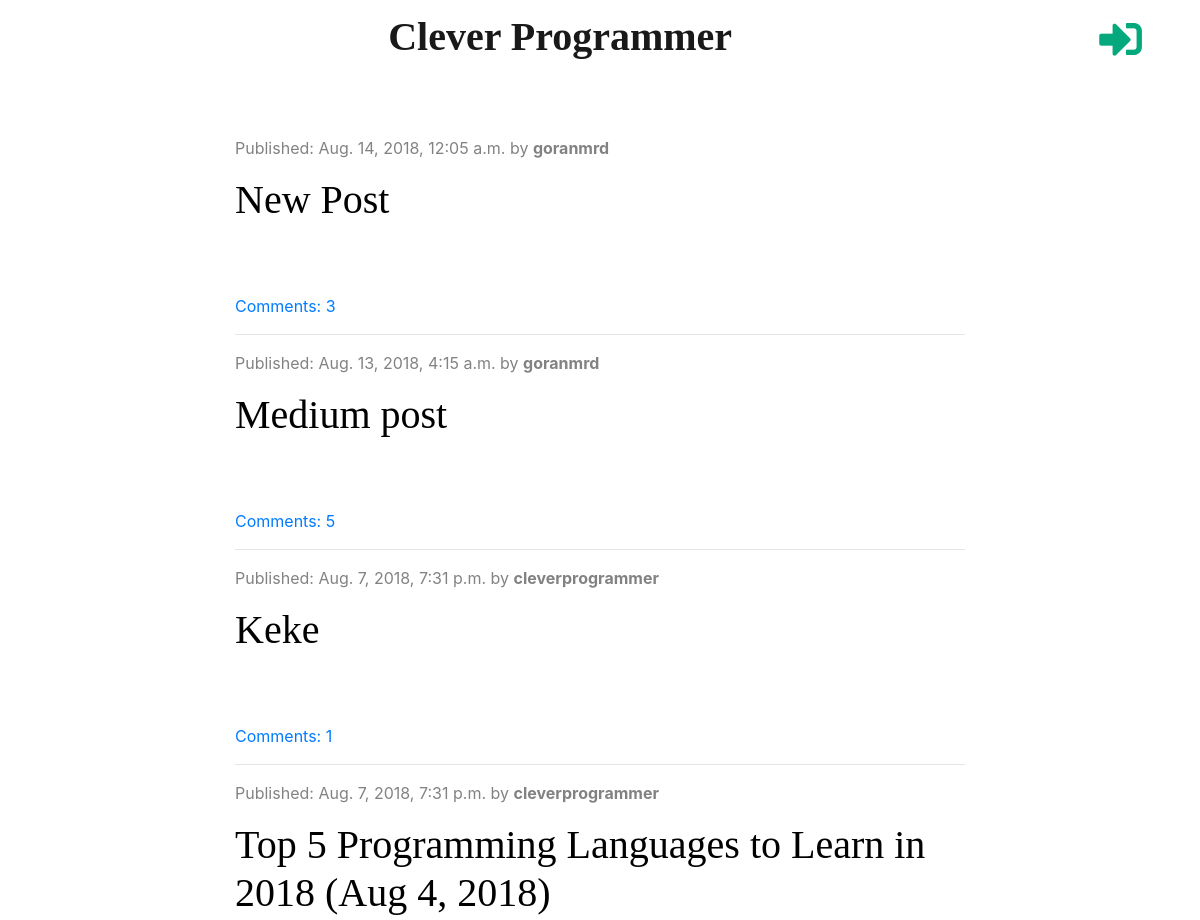
The app's page / (upper part), older data.
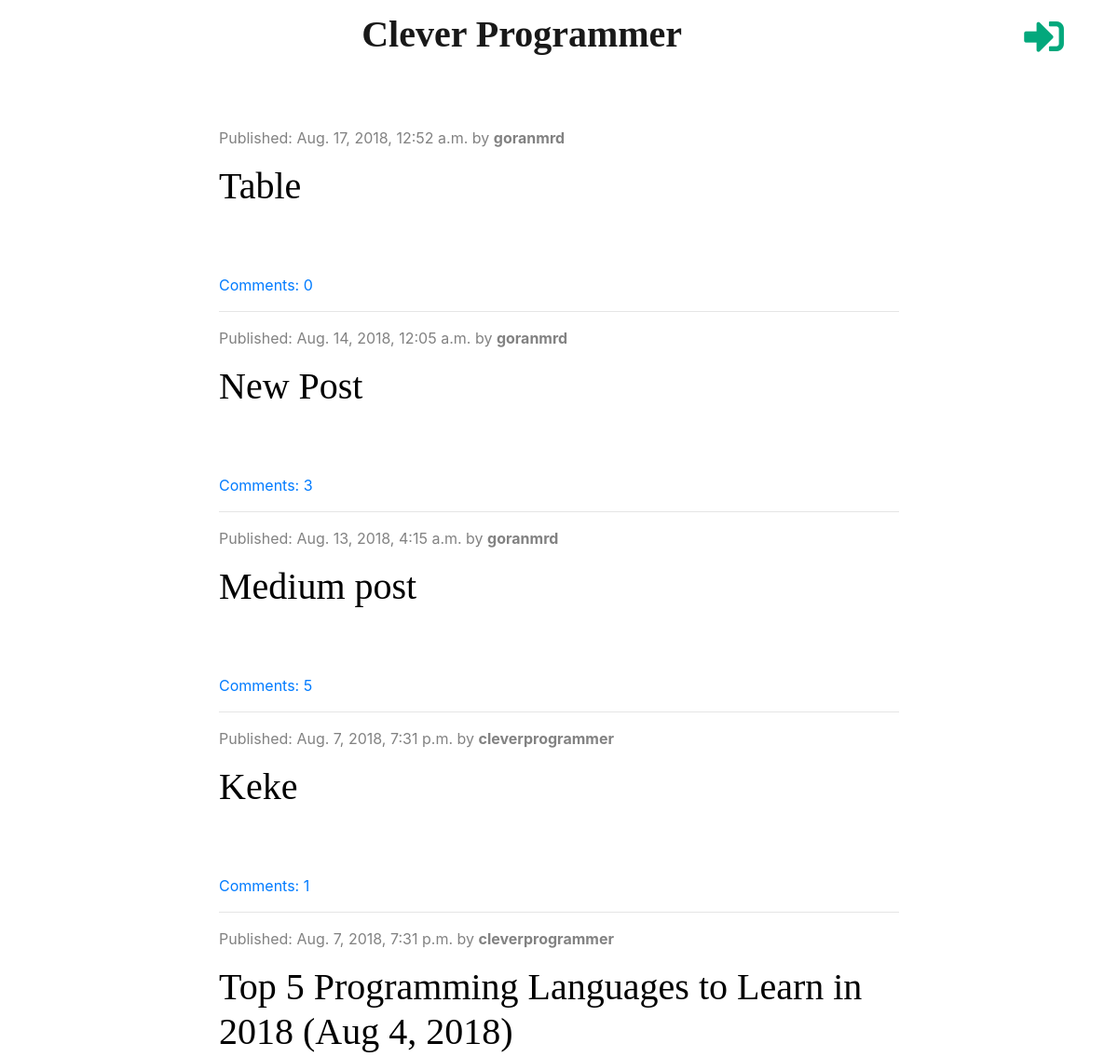
The same page, newer data.
### blog/models.py (models this page shows, shortened)
class Post(models.Model):
    author = models.ForeignKey('auth.User', on_delete=models.CASCADE)
    title = models.CharField(max_length=200)
    text = models.TextField()
    created_date = models.DateTimeField(default=timezone.now)
    published_date = models.DateTimeField(blank=True, null=True)
    def approved_comments(self):
        return self.comments.filter(approved=True)

### blog/views.py (the view)
# urls.py: path('', views.post_list, name='post_list'),
def post_list(request):
    posts = Post.objects.filter(published_date__lte=timezone.now()).order_by('-published_date')
    stuff_for_frontend = {'posts': posts}
    return render(request, 'blog/post_list.html', stuff_for_frontend)

### blog/templatetags/markdownify.py (called while the page is built)
@register.filter
def markdown(value):
    renderer = HighlightRenderer()
    markdown = mistune.Markdown(renderer=renderer)
    return markdown(value)

### blog/templates/blog/post_list.html (shortened to what this page needs)
{% extends 'blog/base.html' %}
{% load markdownify %}
{% block content %}
    {% for post in posts %}
        <div class="post">
            <div class="date">
                <p>Published: {{ post.published_date }} by <strong>{{post.author}}</strong></p>
            </div>
            <h1><a href="{% url 'post_detail' pk=post.pk %}">{{ post.title }}</a></h1>
        </div>
		<a href="{% url 'post_detail' pk=post.pk %}">Comments: {{ post.approved_comments.count }}</a>
		<hr>
    {% endfor %}
{% endblock %}

Row changes from the older to the newer data that the page shows:
added Post: published_date "Aug. 17, 2018, 12:52 a.m.", author "goranmrd", title "Table", approved_comments.count "0"
